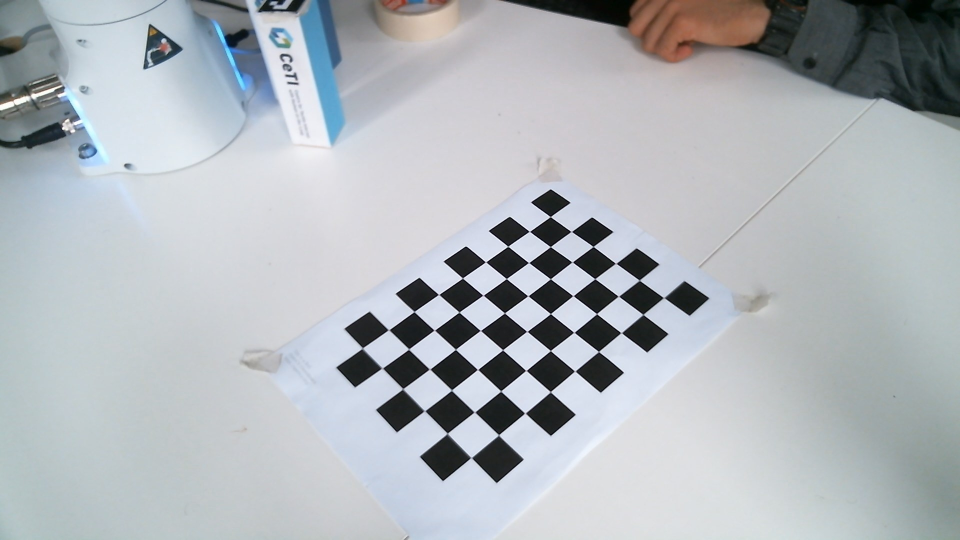
#> input picture calibration_2/WIN_20220706_13_48_03_Pro.jpg, 1920 x 1080 px (shown at 1/2 size); its folder holds only this picture in this run
$ python calib_2.py
#> lines starting #> are read from the running program, lines starting #| are printed output that depends on the picture; after the words box and inside, x2 and y2 are one past the last pixel; in counts of white or black regions, pixels touching at a corner belong together; long printed decimals are rounded
import numpy as np
import cv2
from cv2 import aruco
import time
import glob
from argparse import ArgumentParser
from time import sleep
import math
import socket
import threading
import signal
from argparse import ArgumentParser
import os
chessboardSize = (9,6)
frameSize = (1440,1080)
def calibrate():#function to do the camera calibration
    os.chdir('/home/comnets/workspace/hassineThesis/robolab/pycode/calibration_2/')
    # termination criteria
    criteria = (cv2.TERM_CRITERIA_EPS + cv2.TERM_CRITERIA_MAX_ITER, 30, 0.001)
    # prepare object points, like (0,0,0), (1,0,0), (2,0,0) ....,(6,5,0)
    objp = np.zeros((chessboardSize[0] * chessboardSize[1], 3), np.float32)
    objp[:,:2] = np.mgrid[0:chessboardSize[0],0:chessboardSize[1]].T.reshape(-1,2)
    size_of_chessboard_squares_mm = 24
    objp = objp * size_of_chessboard_squares_mm
    # Arrays to store object points and image points from all the images.
    objpoints = [] # 3d point in real world space
    imgpoints = [] # 2d points in image plane.
    images = glob.glob('*.jpg')
    #print(images)
    for image in images:
        img = cv2.imread(image)
#> img is the input picture: shape (1080, 1920, 3); mean B, G, R 186, 181.3, 176.1
        #print(img.shape)
        img=cv2.resize(img,(1000,700))
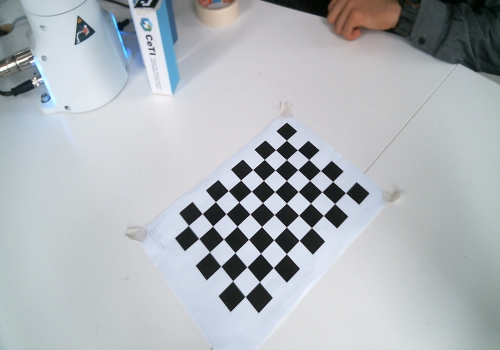
#> img: shape (700, 1000, 3) (shown at 1/2 size); mean B, G, R 186, 181.2, 176
        gray = cv2.cvtColor(img, cv2.COLOR_BGR2GRAY)
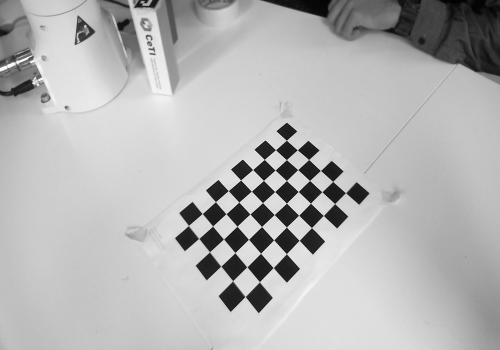
#> gray: shape (700, 1000) (shown at 1/2 size); min 0, max 254, mean 180.2
        # [5 lines of commented-out code are left out]
        ret, corners = cv2.findChessboardCorners(gray, chessboardSize, None)
#> ret = True; corners = 54 rows, first 8: [691.2, 385.5], [669.5, 407.6], [647, 431.4], [623.5, 455.6], [598.8, 481.2], [573.4, 507.9], [546.7, 535.5], [519.5, 563.9]
        print("corners found*************")
        #print(len(corners))
        # If found, add object points, image points (after refining them)
        if ret == True:
            print("yes detected")
            objpoints.append(objp)
            corners2 = cv2.cornerSubPix(gray, corners, (11,11), (-1,-1), criteria)
#> corners2 = 54 rows, first 8: [691.4, 385.9], [669.7, 407.6], [647, 431.4], [623.5, 455.7], [598.7, 481.1], [573.3, 507.9], [546.8, 535.6], [519.3, 563.8]
            imgpoints.append(corners2)
            # Draw and display the corners
            cv2.drawChessboardCorners(img, chessboardSize, corners2, ret)
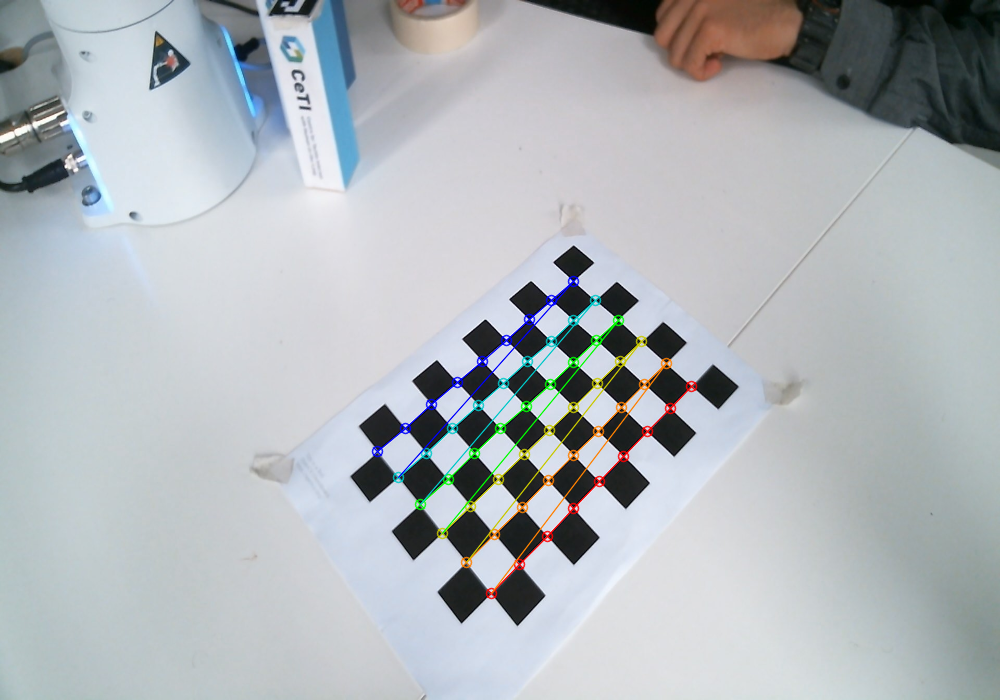
#> img: shape (700, 1000, 3); 1.6% of pixels changed, all inside (x1, y1, x2, y2) = (371, 275, 698, 600)
            cv2.imshow('img', img)
            cv2.waitKey(1000)
            #break
        else :
            print("no detected")
    cv2.destroyAllWindows()
    ret, cameraMatrix, dist, rvecs, tvecs = cv2.calibrateCamera(objpoints, imgpoints, frameSize, None, None)
#> ret = 1.12; cameraMatrix = [[4557.1, 0, 760], [0, 3487.7, 567.5], [0, 0, 1]]; dist = [[28.88, -2455.2, 1.15, -0.107, 90824]]; rvecs = ([1.11, 0.268, 2.2],); tvecs = ([-29.65, -114.5, 1926.8],)
    return cameraMatrix, dist, rvecs, tvecs,objpoints, imgpoints

def measure_error(objpoints,imgpoints,rvecs,tvecs, cameraMatrix, dist):# Reprojection Error
    mean_error = 0
    for i in range(len(objpoints)):
        imgpoints2, _ = cv2.projectPoints(objpoints[i], rvecs[i], tvecs[i], cameraMatrix, dist)
        error = cv2.norm(imgpoints[i], imgpoints2, cv2.NORM_L2)/len(imgpoints2)
        mean_error += error
    print( "total error: {}".format(mean_error/len(objpoints)) )

if __name__ == "__main__":
    cameraMatrix, dist, rvecs, tvecs,objpoints, imgpoints=calibrate()
#> cameraMatrix = [[4557.1, 0, 760], [0, 3487.7, 567.5], [0, 0, 1]]; dist = [[28.88, -2455.2, 1.15, -0.107, 90824]]; rvecs = ([1.11, 0.268, 2.2],); tvecs = ([-29.65, -114.5, 1926.8],); objpoints = 1 item; imgpoints = 1 item
    measure_error(objpoints,imgpoints,rvecs,tvecs, cameraMatrix, dist)
#> the loop in measure_error, `for i in range(len(objpoints)):` made 1 pass
#> (error, mean_error) on pass 1: (0.152, 0.152)
#> after the loop in measure_error, `for i in range(len(objpoints)):`: mean_error = 0.152
#| total error: 0.1523
    print(cameraMatrix)
#| [[4.55711085e+03 0.00000000e+00 7.59960131e+02]
#|  [0.00000000e+00 3.48772521e+03 5.67480653e+02]
#|  [0.00000000e+00 0.00000000e+00 1.00000000e+00]]
    cameraMatrix = np.array([[1.09706045e+04,0.00000000e+00,5.22869579e+02],
    [0.00000000e+00,4.94207851e+03,2.70272151e+02],
    [0.00000000e+00,0.00000000e+00,1.00000000e+00]])

$ run again, on calibration_2/WIN_20220706_13_48_17_Pro.jpg
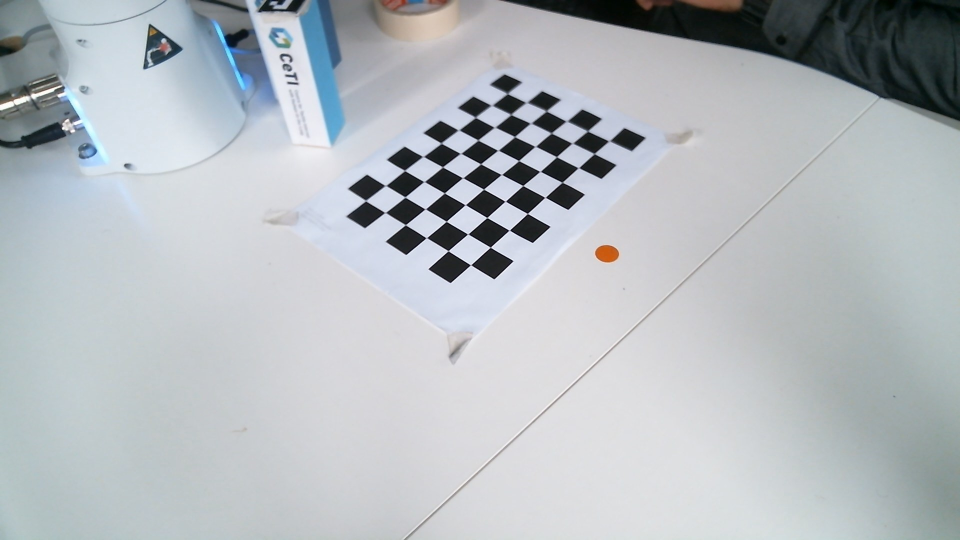
#> input picture calibration_2/WIN_20220706_13_48_17_Pro.jpg, 1920 x 1080 px (shown at 1/2 size)
#> in calibrate, img is the input picture: shape (1080, 1920, 3); mean B, G, R 190.1, 185.6, 180
#> in calibrate, `gray = cv2.cvtColor(img, cv2.COLOR_BGR2GRAY)`:
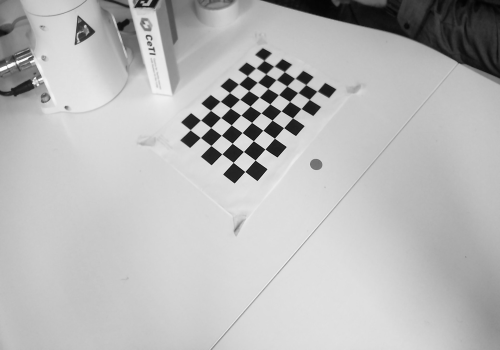
#> gray: shape (700, 1000) (shown at 1/2 size); min 1, max 254, mean 184.4
#> in calibrate, `ret, corners = cv2.findChessboardCorners(gray, chessboardSize, None)`: ret = True; corners = 54 rows, first 8: [633.6, 181.3], [620.4, 198.8], [602.6, 217.5], [585.5, 236.5], [567.8, 255.9], [549.5, 276.7], [530.5, 298.5], [510.6, 320.6]
#> corners2 = 54 rows, first 8: [634.4, 182.8], [618.9, 199.2], [602.5, 217.6], [585.5, 236.4], [567.8, 255.8], [549.4, 276.8], [530.4, 298.5], [510.6, 320.5]
#> in calibrate, `cv2.drawChessboardCorners(img, chessboardSize, corners2, ret)`:
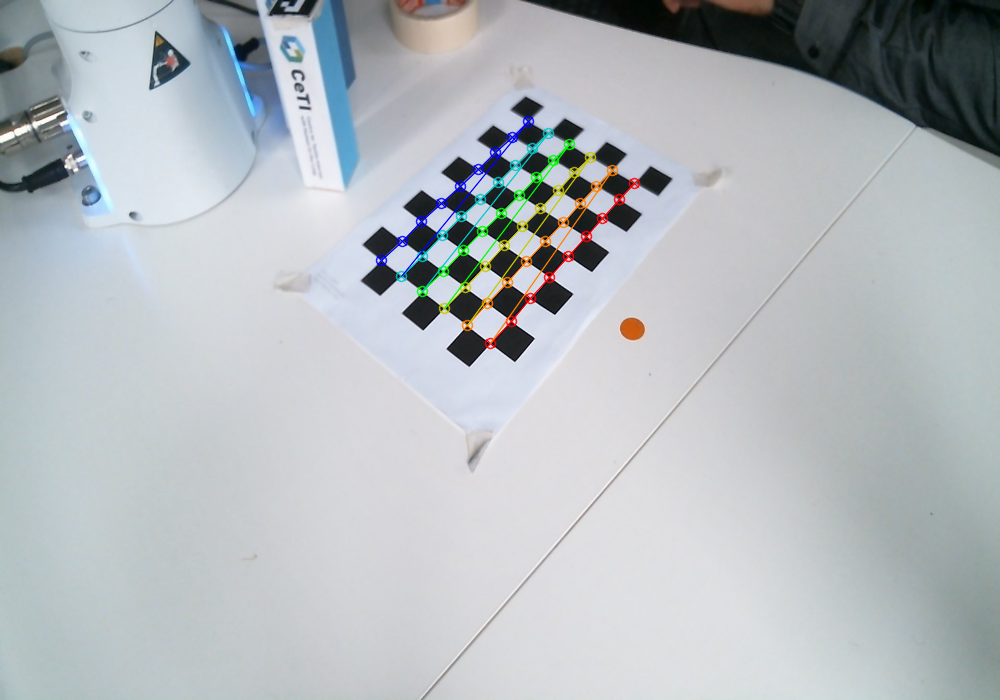
#> img: shape (700, 1000, 3); mean B, G, R 189.5, 185.6, 179.9
#> in calibrate, `ret, cameraMatrix, dist, rvecs, tvecs = cv2.calibrateCamera(objpoints,..`: ret = 0.69; cameraMatrix = [[1022.9, 0, 770], [0, 876.8, 632.4], [0, 0, 1]]; dist = [[4.3, -26.88, -0.0215, -0.419, 48.22]]; rvecs = ([0.531, 0.58, 2.24],); tvecs = ([-46.56, -377.8, 930.3],)
#> `cameraMatrix, dist, rvecs, tvecs,objpoints, imgpoints=calibrate()`: cameraMatrix = [[1022.9, 0, 770], [0, 876.8, 632.4], [0, 0, 1]]; dist = [[4.3, -26.88, -0.0215, -0.419, 48.22]]; rvecs = ([0.531, 0.58, 2.24],); tvecs = ([-46.56, -377.8, 930.3],); objpoints = 1 item
#> the loop in measure_error, `for i in range(len(objpoints)):` made 1 pass
#> (error, mean_error) on pass 1: (0.0938, 0.0938)
#> after the loop in measure_error, `for i in range(len(objpoints)):`: mean_error = 0.0938
#| total error: 0.09384
#| [[1.02289664e+03 0.00000000e+00 7.69975776e+02]
#|  [0.00000000e+00 8.76842515e+02 6.32396655e+02]
#|  [0.00000000e+00 0.00000000e+00 1.00000000e+00]]

$ run again, on calibration_2/WIN_20220706_13_48_19_Pro.jpg
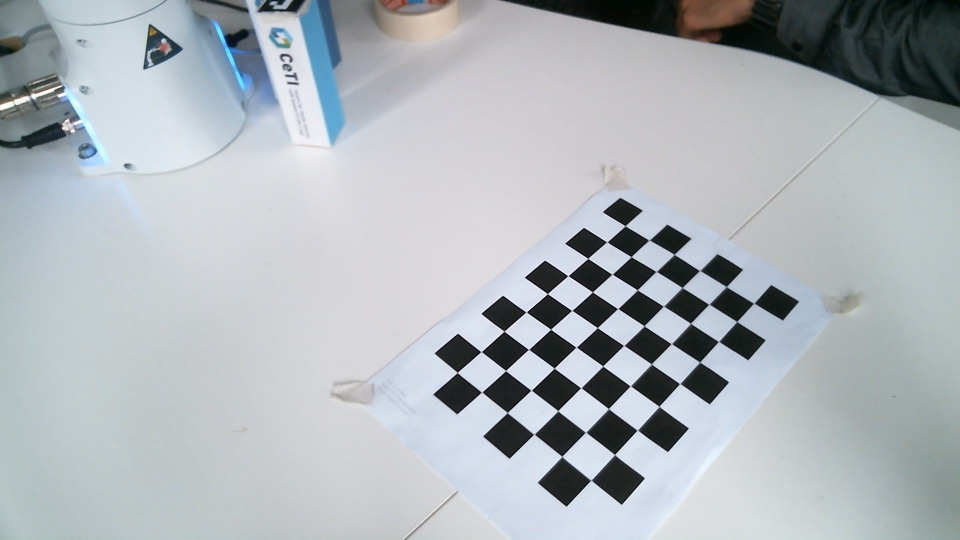
#> input picture calibration_2/WIN_20220706_13_48_19_Pro.jpg, 1920 x 1080 px (shown at 1/2 size)
#> in calibrate, img is the input picture: shape (1080, 1920, 3); mean B, G, R 185.8, 180.7, 174.6
#> in calibrate, `gray = cv2.cvtColor(img, cv2.COLOR_BGR2GRAY)`:
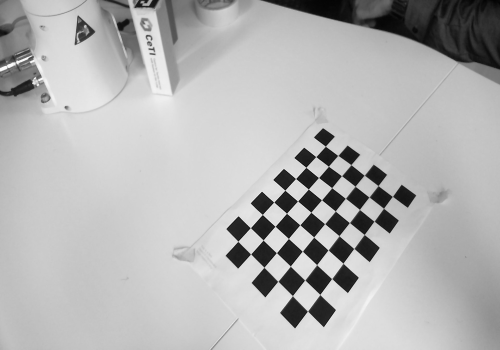
#> gray: shape (700, 1000) (shown at 1/2 size); min 1, max 254, mean 179.4
#> in calibrate, `ret, corners = cv2.findChessboardCorners(gray, chessboardSize, None)`: ret = True; corners = 54 rows, first 8: [785.1, 393], [766.5, 416.9], [748.5, 442.5], [728.3, 469.6], [708.1, 497.2], [686.5, 526.8], [663.8, 557.5], [640.4, 589.3]
#> corners2 = 54 rows, first 8: [785.3, 393.2], [767.5, 416.9], [748.6, 442.8], [728.8, 469.4], [708.2, 497.4], [686.4, 526.8], [663.9, 557.6], [640.2, 589.3]
#> in calibrate, `cv2.drawChessboardCorners(img, chessboardSize, corners2, ret)`:
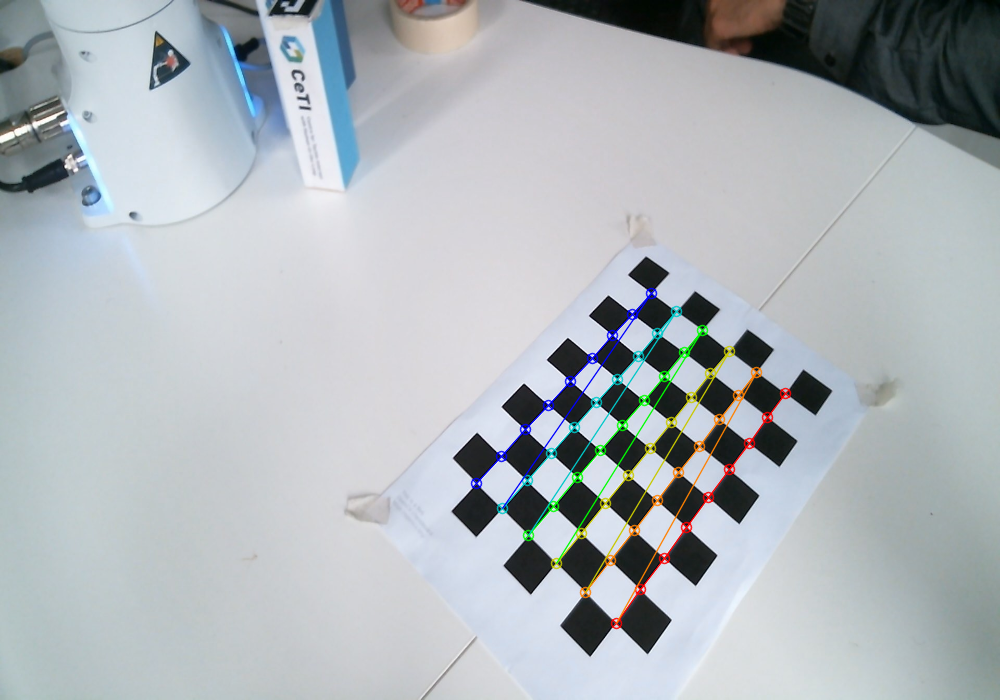
#> img: shape (700, 1000, 3); mean B, G, R 185.1, 180.7, 174.4
#> in calibrate, `ret, cameraMatrix, dist, rvecs, tvecs = cv2.calibrateCamera(objpoints,..`: ret = 0.664; cameraMatrix = [[14642.4, 0, 720.6], [0, 6140.7, 285], [0, 0, 1]]; dist = [[148.8, -19566.5, 0.671, 0.0928, 38269.3]]; rvecs = ([1.22, 0.467, 2],); tvecs = ([22.38, 86.65, 5298.2],)
#> `cameraMatrix, dist, rvecs, tvecs,objpoints, imgpoints=calibrate()`: cameraMatrix = [[14642.4, 0, 720.6], [0, 6140.7, 285], [0, 0, 1]]; dist = [[148.8, -19566.5, 0.671, 0.0928, 38269.3]]; rvecs = ([1.22, 0.467, 2],); tvecs = ([22.38, 86.65, 5298.2],); objpoints = 1 item
#> the loop in measure_error, `for i in range(len(objpoints)):` made 1 pass
#> (error, mean_error) on pass 1: (0.0903, 0.0903)
#> after the loop in measure_error, `for i in range(len(objpoints)):`: mean_error = 0.0903
#| total error: 0.09031
#| [[1.46423851e+04 0.00000000e+00 7.20566928e+02]
#|  [0.00000000e+00 6.14073557e+03 2.84984670e+02]
#|  [0.00000000e+00 0.00000000e+00 1.00000000e+00]]
